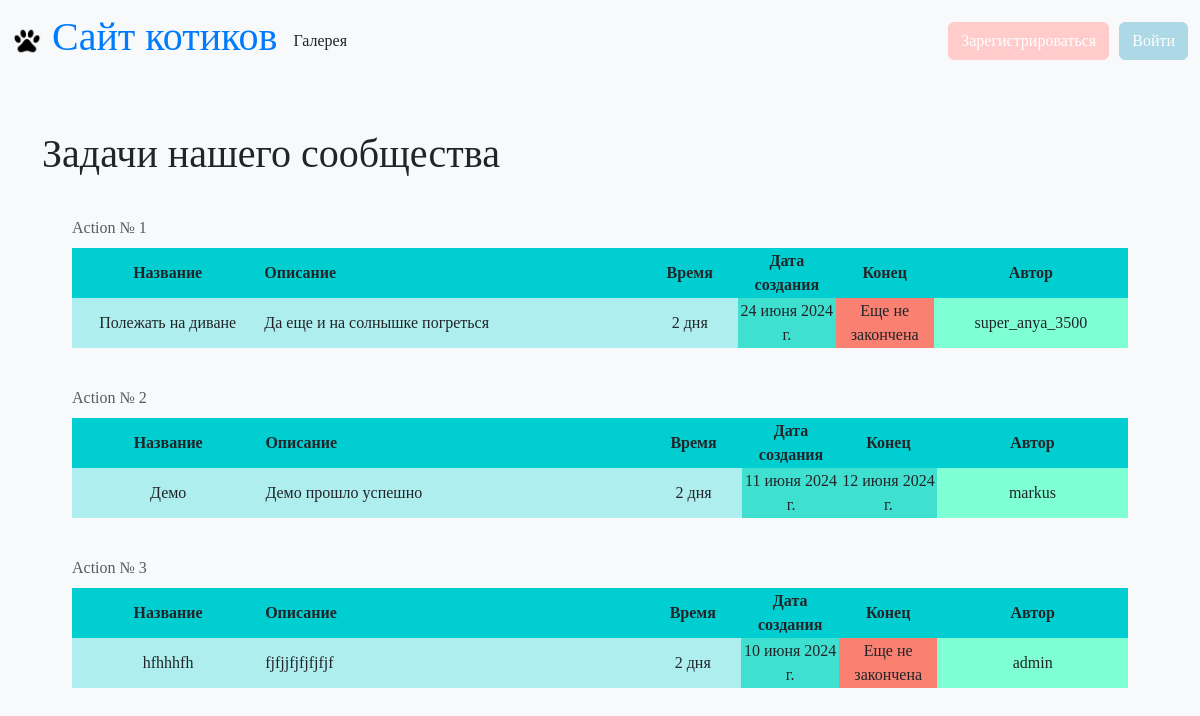
The page / on the database its author committed.
### main/models.py (models this page shows, shortened)
class Task(models.Model):
    user = models.ForeignKey(settings.AUTH_USER_MODEL, on_delete=models.CASCADE, verbose_name='Пользователь', related_name='tasks', default=None, null=True)
    title = models.CharField('Название', max_length=100, null=False, blank=False)
    task = models.TextField('Описание', null=False, blank=False)
    work_size = models.CharField('Время на задачу', max_length=100, null=True)
    start_date = models.DateField('Дата начала', default=None, null=True)
    end_date = models.DateField('Дата окончания', default=None, null=True)
    is_finished = models.BooleanField('Закончена?', default=False)
    class Meta:
        verbose_name = 'Задача'
        verbose_name_plural = 'Задачи'

class User(AbstractUser):
    username = models.CharField(max_length=100, unique=True, null=False, blank=False, default='username')
    name = models.CharField(max_length=100, null=False, blank=False, default='default name')
    surname = models.CharField(max_length=100, null=True)
    email = models.EmailField(unique=True, null=False, blank=False, default='default@example.com')
    birth_date = models.DateField(null=True)
    city = models.CharField(max_length=100, null=False, blank=False, default='default city')
    toy = models.CharField(max_length=100, null=False, blank=False, default='default toy')
    modified_date = models.DateTimeField(default=timezone.now)

### main/views.py (the view)
# urls.py: path('', views.index_page, name='home'),
def index_page(request):
    params = {}
    tasks = Task.objects.all()
    tasks = tasks[::-1]
    params['tasks'] = tasks
    return render(request, 'main/index.html', params)

### main/templates/main/index.html (shortened to what this page needs)
{% extends "main/base.html" %}
{% block content %}
<br>
<h1>Задачи нашего сообщества</h1>
{% for item in tasks %}
  <div class="table_container" style="margin: 30px;">
    <table class="my_table">
        <caption style="caption-side: top;">Action № {{ forloop.counter }}</caption>
        <tr class="my_row">
            <th style="width: 200px; background-color: #00CED1; text-align: center;">Название</th>
            <th style="width: 400px; background-color: #00CED1;">Описание</th>
          <th style="width: 100px; background-color: #00CED1; text-align: center;">Время</th>
          <th style="width: 100px; background-color: #00CED1; text-align: center;">Дата создания</th>
          <th style="width: 100px; background-color: #00CED1; text-align: center;">Конец</th>
          <th style="width: 200px; background-color: #00CED1; text-align: center;">Автор</th>
        </tr>
        <tr class="my_row">
            <td style="height: 50px; background-color: #AFEEEE; text-align: center;">{{ item.title }}</td>
            <td style="background-color: #AFEEEE;">{{ item.task }}</td>
            <td style="background-color: #AFEEEE; text-align: center;">{{ item.work_size }}</td>
            <td style="background-color: #40E0D0; text-align: center;">{{ item.start_date }}</td>
            {% if item.end_date %}
            <td style="background-color: #40E0D0; text-align: center;">{{ item.end_date }}</td>
            {% else %}
            <td style="background-color: #FA8072; text-align: center;">Еще не закончена</td>
            {% endif %}
            <td style="background-color: #7FFFD4; text-align: center;">{{ item.user.username }}</td>
        </tr>
    </table>
  </div>
{% endfor %}
{% endblock %}

### main/static/main/css/style.css (style rules this page uses)
body { font-family: 'Comic Sans MS', cursive; background-color: #f8f9fa; }

### rows shown on the page
Task: title "Полежать на диване", task "Да еще и на солнышке погреться", work_size "2 дня", start_date "24 июня 2024 г.", shows "Еще не закончена", user.username "super_anya_3500"
Task: title "Демо", task "Демо прошло успешно", work_size "2 дня", start_date "11 июня 2024 г.", end_date "12 июня 2024 г.", user.username "markus"
Task: title "hfhhhfh", task "fjfjjfjfjfjfjf", work_size "2 дня", start_date "10 июня 2024 г.", shows "Еще не закончена", user.username "admin"
